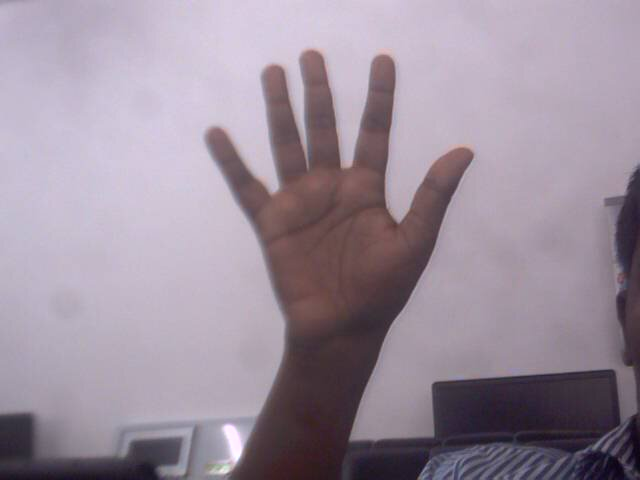
//> input picture hand2.jpg, 640 x 480 px
$ ./convexhull hand2.jpg   (built with g++ and OpenCV 4)
//> lines starting //> are read from the running program, lines starting //| are printed output that depends on the picture; after the words box and inside, x2 and y2 are one past the last pixel; in counts of white or black regions, pixels touching at a corner belong together
#include "opencv2/highgui/highgui.hpp"
#include "opencv2/imgproc/imgproc.hpp"
#include <iostream>
#include <stdio.h>
#include <stdlib.h>

using namespace cv;
using namespace std;

Mat src; Mat src_gray;
int thresh = 100;
int max_thresh = 255;
RNG rng(12345);

/// Function header
void thresh_callback(int, void* );

/** @function main */
int main( int argc, char** argv )
{
	/// Load source image and convert it to gray
	src = imread( argv[1], 1 );
//> src is the input picture: 480 rows x 640 cols, CV_8UC3; mean B, G, R 156.1, 142.5, 155.6

	/// Convert image to gray and blur it
	cvtColor( src, src_gray, CV_BGR2GRAY );
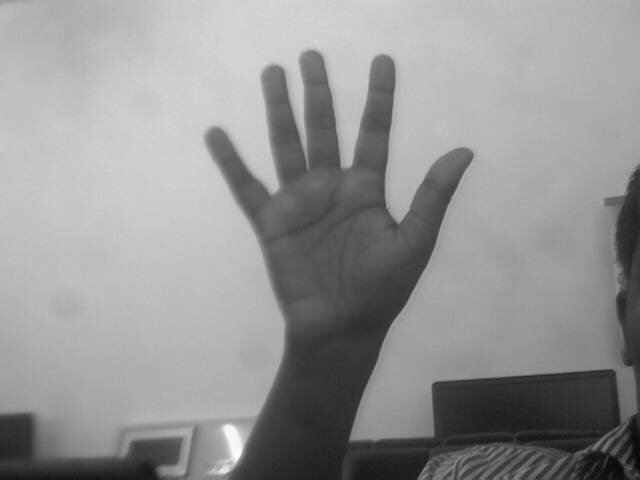
//> src_gray: 480 rows x 640 cols, CV_8UC1; min 7, max 253, mean 148
	blur( src_gray, src_gray, Size(3,3) );

	/// Create Window
	namedWindow( "Source", CV_WINDOW_AUTOSIZE );
	imshow( "Source", src );

	createTrackbar( " Threshold:", "Source", &thresh, max_thresh, thresh_callback );
	thresh_callback( 0, 0 );

	waitKey(0);
	return(0);
}

/** @function thresh_callback */
void thresh_callback(int, void* )
{
	Mat src_copy = src.clone();
	Mat threshold_output;
	vector<vector<Point> > contours;
	vector<Vec4i> hierarchy;

	/// Detect edges using Threshold
	threshold( src_gray, threshold_output, thresh, 255, THRESH_BINARY );
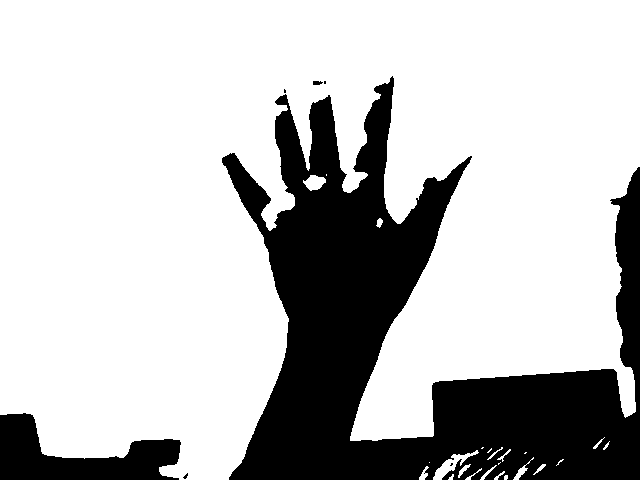
//> threshold_output: 480 rows x 640 cols, CV_8UC1; 74.9% white; 7 black regions (4 under 20 px)

	/// Find contours
	findContours( threshold_output, contours, hierarchy, CV_RETR_TREE, CV_CHAIN_APPROX_SIMPLE, Point(0, 0) );
//> contours = 30 contours, 18 with area under 20; largest, box (x1, y1, x2, y2) and area: (0, 0, 640, 480) 227048, (433, 450, 479, 480) 334, (303, 175, 326, 191) 212, (513, 457, 534, 480) 70, (419, 466, 429, 480) 48

	/// Find the convex hull object for each contour
	vector<vector<Point> >hull( contours.size() );
//> hull = 30 empty contours
	for( unsigned int i = 0; i < contours.size(); i++ )
	{
		convexHull( Mat(contours[i]), hull[i], false );
	}
//> this loop made 30 passes

	/// Draw contours + hull results
	Mat drawing = Mat::zeros( threshold_output.size(), CV_8UC3 );
	for( unsigned int i = 0; i< contours.size(); i++ )
	{
		Scalar color = Scalar( rng.uniform(0, 255), rng.uniform(0,255), rng.uniform(0,255) );
		drawContours( drawing, contours, i, color, 1, 8, vector<Vec4i>(), 0, Point() );
		drawContours( drawing, hull, i, color, 1, 8, vector<Vec4i>(), 0, Point() );
	}
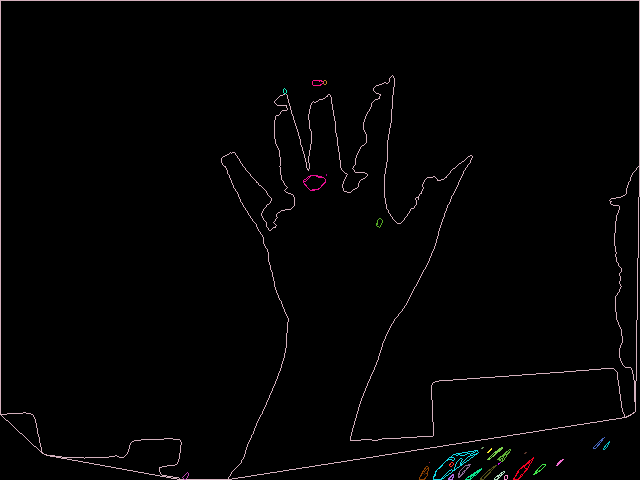
//> drawing: 480 rows x 640 cols, CV_8UC3; mean B, G, R 3.2, 3, 3.5

	/// Show in a window
	namedWindow( "Hull demo", CV_WINDOW_AUTOSIZE );
	imshow( "Hull demo", drawing );
}
